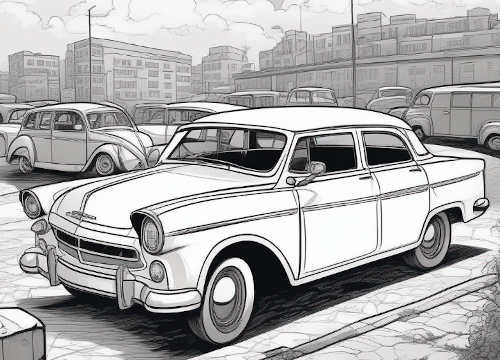
#> input picture clusteringsklearn/jupyter/img/cotxe_500.png, 500 x 360 px
$ jupyter execute clusteringsklearn.ipynb
#> lines starting #> are read from the running program, lines starting #| are printed output that depends on the picture
# Simulació parking: descoberta de patrons amb clustering

## Introducció

Aquesta és la versió **quadern de Jupyter** del script clusteringsklearn.py. D'aquesta manera es vol posar de manifest com resolem el mateix problema tant en *quadern* com en *script*. Els avantatges i els inconvenients. El quadern de Jupyter és més narratiu i interactiu, es pot executar a trossos, pot integrar les imatges dins dels quadern. El script es pot executar des de la consola i la seva execució es pot integrar en un context de projecte més ampli.

Tenim un script per generar entrades i sortides a un parking d'un llistat de cotxes. En aquest script s'ha simulat 4 comportaments de cotxes:

- Tipus I: cotxes de cap de setmana vespre (franja 20-02)
- Tipus II: cotxes diumenge matí (franja 9-14)
- Tipus III: cotxes de dies feiners (franja 08-16)
- Tipus IV: cotxes esporàdics (és el gruix de cotxes, seria com soroll que s'afegeix als altres grups)

Volem aplicar un algorisme de clustering per veure si podem separar els 4 grups. És un cas d'aprenentatge no supervisat: tenim unes dades, i volem veure com afloren els agrupaments de tipus de comportament.

[cell 1]
from PIL import Image
img = Image.open(r'img/cotxe_500.png')
#> img is the input picture: PIL image 500x360 RGB; mean R, G, B 172.1, 171.2, 171.8
display(img)

[cell 2]
import pandas as pd

## Dataset i EDA (Exploratory Data Analysis)

[cell 3]
# el fitxer registre_durada.csv s'ha generat a partir del script de simulació
path_to_file = 'data/registre_durada.csv'
parking_data = pd.read_csv(path_to_file, delimiter=';')
#> (reads MLflow/OA1/data/registre_durada.csv from the repository)

El dataset és un registre d'entrades i sortides de cotxes. Després d'un cert temps (en la simulació s'ha realitzat sobre l'any 2023) ja s'ha acumulat prou informació per intentar treure patrons de comportament. Per exemple, cotxes que fan servir el parking per anar a treballar en dies feiners, cotxes que fan servir el parking per anar al cinema el cap de setmana al vespre, etc.

[cell 4]
parking_data.shape

[cell 5]
parking_data[:5]

[cell 6]
parking_data.columns

[cell 7]
parking_data.info()

Eliminem columnes que no interessen:

[cell 8]
parking_data = parking_data.drop('dia_hora', axis=1)
parking_data = parking_data.drop('dia_setmana', axis=1)
parking_data[:3]

## Etiquetes de les dades

El clustering és aprenentatge no-supervisat. Ara bé, en aquest cas, com que és una simulació, tenim les etiquetes dels cotxes (sabem a quina classe pertany). Això ens servirà per poder avaluar el model de clustering. El primer que fem és guardar els *true-labels*.

[cell 9]
df_true_labels = parking_data.groupby(['matricula']).mean()
df_true_labels = df_true_labels.astype({'tipus': int})
true_labels = df_true_labels["tipus"].to_numpy()
# eliminem el tipus, ja no interessa
parking_data = parking_data.drop('tipus', axis=1)
true_labels[:3]

## Agrupació dels cotxes (group by)

El dataset és un conjunt d'entrades i sortides de cotxes d'un parking. Però el que per nosaltres té importància és agrupar els cotxes (*group by*) per veure el comportament que tenen i estudiar si hi ha diferents patrons. Esperem veure que hi ha cotxes que utilitzen el parking el cap de setmana; d'altres els dies feiners per anar a treballar; etc.

[cell 10]
parking_data_gb = parking_data.groupby(['matricula']).mean()
parking_data_gb = parking_data_gb.merge(parking_data.groupby(['matricula']).count()['durada'], how='inner', on='matricula')
parking_data_gb = parking_data_gb.rename(columns={'durada_x': 'durada', 'durada_y': 'count'})
parking_data_gb[:3]

## Normalització de les dades

Les dades s'han de normalitzar doncs el valor de *durada* (en segons, de l'ordre de milers) estè en un ordre de magnitud diferent de les altres dades numèriques.

[cell 11]
# normalització manual

#parking_data_gb_norm = parking_data_gb.copy()
#parking_data_gb_norm['durada'] = parking_data_gb['durada']/parking_data_gb['durada'].max()
#parking_data_gb_norm['hora'] = parking_data_gb['hora']/24
#parking_data_gb_norm['dia_setmana_dec'] = parking_data_gb['dia_setmana_dec']/7
#parking_data_gb_norm['count'] = parking_data_gb['count']/parking_data_gb['count'].max()
#parking_data_gb_norm[:3]

[cell 12]
# normalització amb StandardScaler

from sklearn import preprocessing

scaler = preprocessing.StandardScaler().fit(parking_data_gb)
parking_data_gb_norm = pd.DataFrame(scaler.transform(parking_data_gb), index=parking_data_gb.index, columns=parking_data_gb.columns)

parking_data_gb_norm[:3]

Una altra forma de veure la informació de la que disposem:

[cell 13]
parking_data_gb_norm.describe().transpose()

## Visualitzar les dades

Per visualitzar les relacions que hi ha entre els diferents atributs del dataset podem utilitzar el mètode *pairplot* de la llibreria *seaborn*, que ens és molt últil. Si ens fixem bé ja es posa de manifest diferents agrupaments que esperem separar quan entrenem el model:

[cell 14]
import seaborn as sns

sns.pairplot(parking_data_gb_norm)
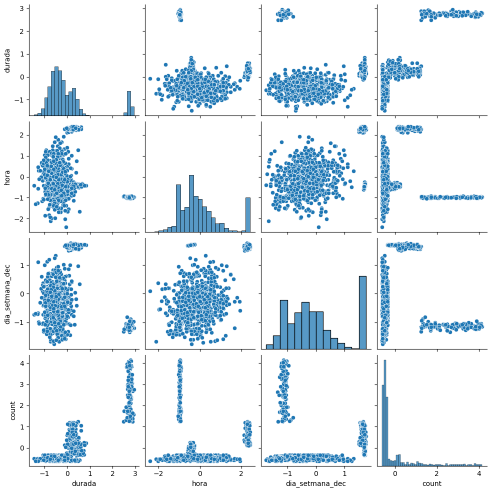
#> figure drawn by matplotlib, 16 panels

## Clustering amb KMeans

Hi ha diferents algorismes per fer clustering de dades no-supervisades. En aquest cas farem servir KMeans.

[cell 15]
# NOTA: s'ha provat tant el AgglomerativeClustering com el KMeans, i els resultats són similars (AgglomerativeClustering fins i tot millor que KMeans)
# tanmateix, s'escull KMeans perquè implementa el mètode predict() (cosa que no fa AgglomerativeClustering)
from sklearn.cluster import KMeans

# Selecting durada, hora, dia_setmana_dec, count
selected_data = parking_data_gb_norm.iloc[:, 0:4]

selected_data[:10]

Ja podem entrenar el model. Podem provar diferents valors de *n_clusters*. Juguem amb avantatge provant *n_clusters=4* perquè aquest és el número de comportaments diferents que s'han programat en el script de simulació.

[cell 16]
#clustering_model = AgglomerativeClustering(n_clusters=4, metric='euclidean', linkage='ward')
clustering_model = KMeans(n_clusters=4,random_state=42)

clustering_model.fit(selected_data)

I ja disposem dels labels predits:

[cell 17]
clustering_model.labels_[:3]

## Scores: homogeneity, completeness, v_measure

Com que havíem guardat els *true labels*, i ara tenim els *predicted labels*, podem valorar com de bé s'ha fet el procés de separar els grups:

[cell 18]
from sklearn.metrics.cluster import homogeneity_score, completeness_score, v_measure_score

print('Homogeneity: {:.3f}'.format(homogeneity_score(true_labels, clustering_model.labels_)))
print('Completeness: {:.3f}'.format(completeness_score(true_labels, clustering_model.labels_)))
print('V-measure: {:.3f}'.format(v_measure_score(true_labels, clustering_model.labels_)))

## Visualitzar els clústers/agrupaments

Efectivament hem trobat 4 agrupacions diferents que demostren el diferent comportament dels cotxes. Visualitzarem 3 gràfiques, cadascuna d'elles posarà de manifest diferents aspectes del comportament que estem estudiant.

Recordem que les dades estan normalitzades, i que visualitzem els valors mitjans de les dades. En aquesta primera gràfica podem localitzar a la dreta els cotxes que utilizen el parking els caps de setmana al vespre i el diumenge al matí. Al voltant de *dia_setmana_dec=-1* i *hora=-1* tenim els cotxes que entren al matí de dilluns a divendres, que són els cotxes que entren a treballar. Finalment, la majoria de punts és el soroll que representa els cotxes que fan servir el pàrking de manera esporàdica, sense cap mena de patró.

[cell 19]
data_labels = clustering_model.labels_
sns.scatterplot(x='dia_setmana_dec',
                y='hora',
                data=selected_data,
                hue=data_labels,
                palette="rainbow")
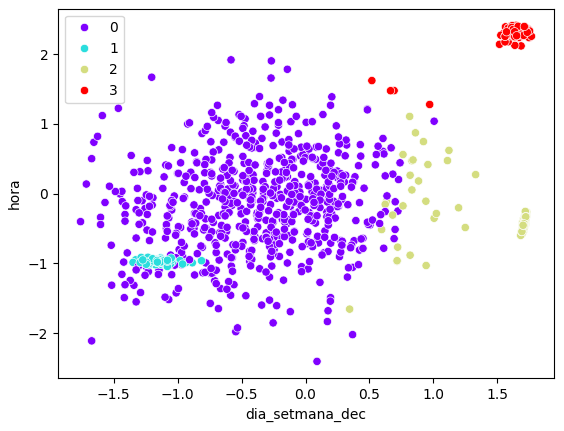
#> figure drawn by matplotlib, 1 panel

En la següent gràfica es visualitza la durada. És de comentar que els cotxes que utilitzen el parking en horari laboral (diguem de 8 a 16h) queden destacats amb una durada alta, i és un grup que queda clarament separat.

[cell 20]
data_labels = clustering_model.labels_
sns.scatterplot(x='hora',
                y='durada',
                data=selected_data,
                hue=data_labels,
                palette="rainbow")
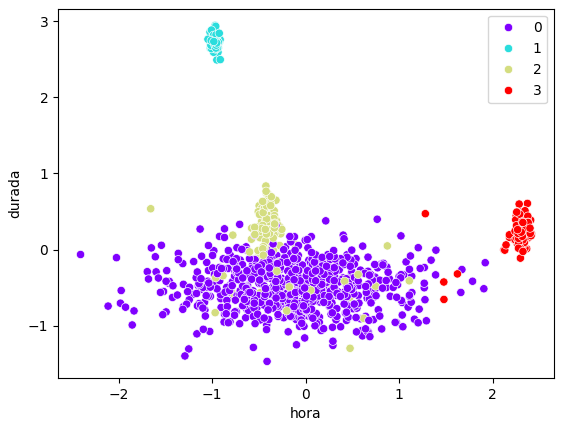
#> figure drawn by matplotlib, 1 panel

La següent gràfica potser és la més clara de cara a distingir els 4 patrons de comportament.

*count*, el número de dies que fan servir el pàrking, és una mesura rellevant. Els cotxes esporàdics tenen un count baix i estan repartits per totes les hores. Els cotxes que van a treballar cada dia acostumen a fer-ho sempre o quasi sempre, i és per això que tenim un count alt (1-4). Els cotxes que fan servir el parking el diumenge al matí no entren a les 8h, sinó més aviat a les 11h, i ho fan de forma esporàdica (count baix). Finalment, els cotxes d'oci nocturn de cap de setmana (anar al cine, anar a sopar), l'hora és cap a les 21-22h, i el count és baix (comportament esporàdic però regular).

[cell 21]
data_labels = clustering_model.labels_
sns.scatterplot(x='hora',
                y='count',
                data=selected_data,
                hue=data_labels,
                palette="rainbow")
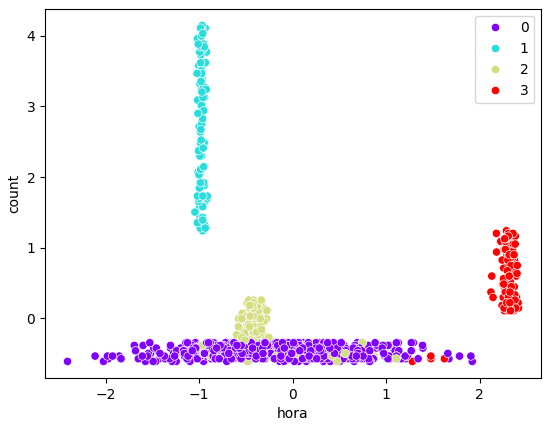
#> figure drawn by matplotlib, 1 panel

## Classificació d'un cotxe a una agrupació

Quan un cotxe entra al parking no es pot classificar. Només és quan aquest cotxe té un historial i ha fet servir el parking múltiples vegades podem assignar-lo a un dels clústers. NOTA: multipliquem per 8 aquestes mostres perquè les dades esta recollides d'un any sencer i el paràmetre count és un dels paràmetres amb què s'ha entrenat el dataset.

Anem a simular dos cotxes: el primer va al club de tennis el diumenge al matí; el segon acostuma a anar a sopar els dissabtes al vespre.

[cell 22]
dades_cotxe = [
    ['6897 JWK', 12195, 12.2, 6.5],
    ['6897 JWK', 11881, 11.2, 6.5],
    ['6897 JWK', 12885, 11.5, 6.5],
    ['6897 JWK', 10549, 11.1, 6.5],
    ['6897 JWK', 2359, 11.6, 6.5],

    ['3560 ROQ', 7197, 21.5, 6.9],
    ['3560 ROQ', 4941, 21.1, 5.9],
    ['3560 ROQ', 13461, 20.1, 6.8],
    ['3560 ROQ', 13818, 19.4, 5.8],
    ['3560 ROQ', 11251, 19.9, 6.8]
]*2

df_dades_cotxe = pd.DataFrame(columns=['matricula', 'durada', 'hora', 'dia_setmana_dec'], data=dades_cotxe)
df_dades_cotxe

Agrupament de les dades:

[cell 23]
df_dades_cotxe_gb = df_dades_cotxe.groupby(['matricula']).mean()
df_dades_cotxe_gb = df_dades_cotxe_gb.merge(df_dades_cotxe.groupby(['matricula']).count()['durada'], how='inner', on='matricula')
df_dades_cotxe_gb = df_dades_cotxe_gb.rename(columns={'durada_x': 'durada', 'durada_y': 'count'})
df_dades_cotxe_gb

Passem les dades pel normalitzador:

[cell 24]
# normalització amb StandardScaler
df_dades_cotxe_gb_norm = pd.DataFrame(scaler.transform(df_dades_cotxe_gb), index=df_dades_cotxe_gb.index, columns=df_dades_cotxe_gb.columns)

df_dades_cotxe_gb_norm[:3]

[cell 25]
nova_prediccio = clustering_model.predict(df_dades_cotxe_gb_norm)
nova_prediccio

El cotxe 3560 ROQ es correspon al clúster de *caps de setmana vespre*; el cotxe 6897 JWK es correspon al clúster de *diumenges matí*. Compte perquè el *group by* ens ha canviat l'ordre:

[cell 26]
print('{}: label {}'.format(df_dades_cotxe_gb_norm.index[0], nova_prediccio[0]))
print('{}: label {}'.format(df_dades_cotxe_gb_norm.index[1], nova_prediccio[1]))

## Generació d'informe de cotxes

Hem aconseguit fer la separació dels clústers, i sabem assignar un cotxe que té prou informació a un dels clústers.

Ara volem fer un llistat (informe) de tots els grups, la relació de cotxes que pertany a cada grup.

[cell 27]
parking_data_gb[:3]

[cell 28]
clustering_model.labels_[:3]

Afegim la columna label:

[cell 29]
parking_data_gb['label'] = clustering_model.labels_.tolist()

[cell 30]
parking_data_gb[:3]

Posem en una llista de llistes els 4 grups:

[cell 31]
cotxes_label = [
    parking_data_gb[parking_data_gb['label'] == 0],
    parking_data_gb[parking_data_gb['label'] == 1],
    parking_data_gb[parking_data_gb['label'] == 2],
    parking_data_gb[parking_data_gb['label'] == 3]
]

cotxes_label[0][:5]

Però volem saber el label 0 a quin tipus es correspon. Mirant les gràfiques sabem que el label 0 es correspon al tipus I, però en un altre entrenament potser al tipus I se li assigna un altre label. Hem de trobar la correspondència entre labels i tipus. Una manera de fer-ho és fixar-nos en els centroides dels clústers, i veure què distingeix un clúster d'un altre.

[cell 32]
clustering_model.cluster_centers_

[cell 33]
tipus = [{'name': 'tipus I'}, {'name': 'tipus II'}, {'name': 'tipus III'}, {'name': 'tipus IV'}]
# durada, hora, dia_setmana_dec, count
dicc = {'durada':0, 'hora': 1, 'dia_setmana_dec': 2, 'count': 3}

print('centres:')
for i in range(len(tipus)):
    print('{}:\t(hora: {}\tdurada: {}\tcount: {})'.format(tipus[i]['name'], round(clustering_model.cluster_centers_[i][dicc['hora']],1), round(clustering_model.cluster_centers_[i][dicc['durada']],1), round(clustering_model.cluster_centers_[i][dicc['count']],1)))

ind_label_0 = -1
ind_label_1 = -1
ind_label_2 = -1
ind_label_3 = -1

val_hora_max = -1
val_count_max = -1
val_durada_max = -1
val_count_min = 1000

for i, center in enumerate(clustering_model.cluster_centers_):

    v_hora = round(center[dicc['hora']],1)
    v_durada = round(center[dicc['durada']],1)
    v_count = round(center[dicc['count']],1)

    if (v_hora) > val_hora_max:
        ind_label_0 = i
        val_hora_max = v_hora
    if (v_count) > val_count_max:
        ind_label_2 = i
        val_count_max = v_count
    if (v_count) < val_count_min:
        ind_label_3 = i
        val_count_min = v_count
    if (v_hora < 0 and v_durada > 0 and v_count < 0):
        ind_label_1 = i

tipus[0].update({'label': ind_label_0})
tipus[1].update({'label': ind_label_1})
tipus[2].update({'label': ind_label_2})
tipus[3].update({'label': ind_label_3})

print()
print(tipus)

I ara ja puc generar un informe a la carpeta data del llistat de tots els cotxes, classificats per tipus:

[cell 34]
for tip in tipus:
  fitxer = tip['name'].replace(' ','_') + '.txt'
  foutput = open("data/" + fitxer, "w")
  t = [t for t in tipus if t['name']==tip['name']]
  matricules = cotxes_label[t[0]['label']].index
  for matricula in matricules:
      foutput.write(matricula + '\n')

  foutput.close()
